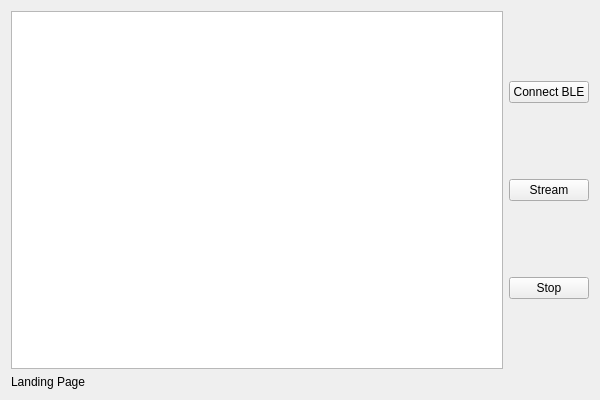
<?xml version="1.0" encoding="UTF-8"?>
<ui version="4.0">
 <class>Form</class>
 <widget class="QWidget" name="Form">
  <property name="geometry">
   <rect>
    <x>0</x>
    <y>0</y>
    <width>600</width>
    <height>400</height>
   </rect>
  </property>
  <property name="windowTitle">
   <string>Form</string>
  </property>
  <layout class="QGridLayout" name="gridLayout">
   <item row="0" column="0">
    <widget class="GraphicsLayoutWidget" name="graphicsView"/>
   </item>
   <item row="0" column="1">
    <layout class="QVBoxLayout" name="verticalLayout">
     <item>
      <widget class="QPushButton" name="connectButton">
       <property name="text">
        <string>Connect BLE</string>
       </property>
      </widget>
     </item>
     <item>
      <widget class="QPushButton" name="streamButton">
       <property name="text">
        <string>Stream</string>
       </property>
      </widget>
     </item>
     <item>
      <widget class="QPushButton" name="stopButton">
       <property name="text">
        <string>Stop</string>
       </property>
      </widget>
     </item>
    </layout>
   </item>
   <item row="1" column="0" colspan="2">
    <widget class="QLabel" name="log">
     <property name="text">
      <string>Landing Page</string>
     </property>
    </widget>
   </item>
  </layout>
 </widget>
 <customwidgets>
  <customwidget>
   <class>GraphicsLayoutWidget</class>
   <extends>QGraphicsView</extends>
   <header>pyqtgraph</header>
  </customwidget>
 </customwidgets>
 <resources/>
 <connections/>
</ui>
